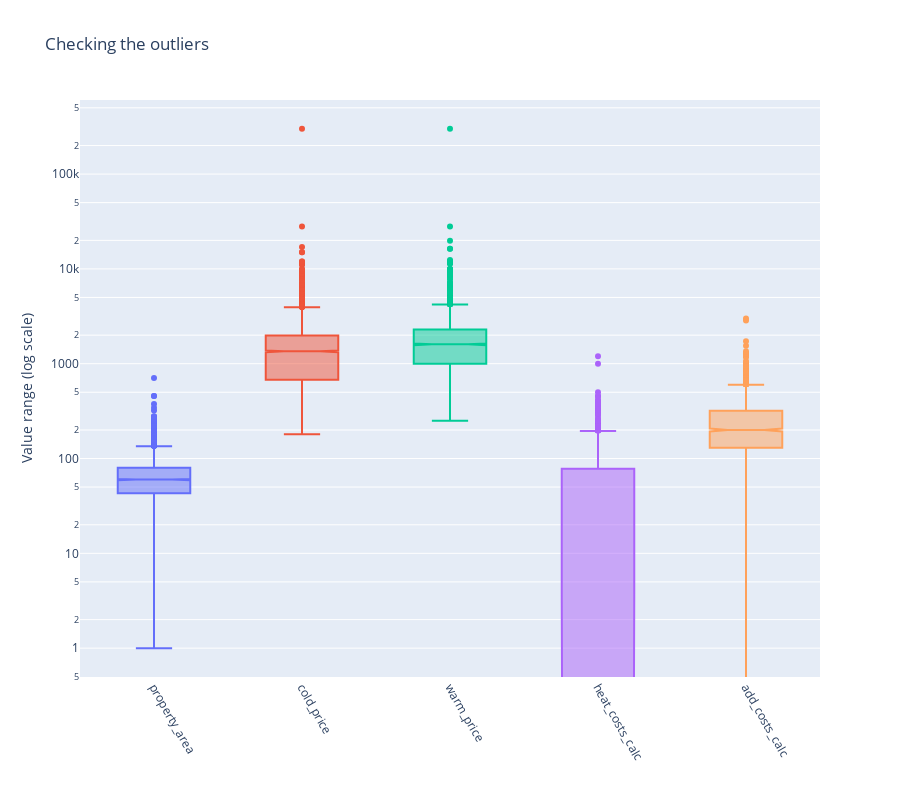

The code cell stored with this chart in its notebook:
### Code cell
fig = px.box(df[['property_area','cold_price','warm_price','heat_costs_calc','add_costs_calc']], notched=True,  boxmode="overlay",
             title='Checking the outliers', height=800, color='variable')
fig.update_xaxes(tickangle=60)
fig.update_yaxes(type="log")
fig.update_layout(xaxis_title="", yaxis_title="Value range (log scale)")
fig.update_traces( showlegend= False)

### Figure 1 — Plotly figure (JSON) as saved in the notebook; plotly's stock layout.template omitted (floating-point values rounded to 4 significant figures; data arrays with more than 128 entries replaced by an {"elided": "..."} marker saying what was removed)
{"data": [{"alignmentgroup": "True", "hovertemplate": "variable=%{x}<br>value=%{y}<extra></extra>", "legendgroup": "property_area", "marker": {"color": "#636efa"}, "name": "property_area", "notched": true, "offsetgroup": "property_area", "orientation": "v", "showlegend": false, "type": "box", "x": {"elided": "4073 str values"}, "x0": " ", "xaxis": "x", "y": {"elided": "4073 float values"}, "y0": " ", "yaxis": "y"}, {"alignmentgroup": "True", "hovertemplate": "variable=%{x}<br>value=%{y}<extra></extra>", "legendgroup": "cold_price", "marker": {"color": "#EF553B"}, "name": "cold_price", "notched": true, "offsetgroup": "cold_price", "orientation": "v", "showlegend": false, "type": "box", "x": {"elided": "4073 str values"}, "x0": " ", "xaxis": "x", "y": {"elided": "4073 float values"}, "y0": " ", "yaxis": "y"}, {"alignmentgroup": "True", "hovertemplate": "variable=%{x}<br>value=%{y}<extra></extra>", "legendgroup": "warm_price", "marker": {"color": "#00cc96"}, "name": "warm_price", "notched": true, "offsetgroup": "warm_price", "orientation": "v", "showlegend": false, "type": "box", "x": {"elided": "4073 str values"}, "x0": " ", "xaxis": "x", "y": {"elided": "4073 float values"}, "y0": " ", "yaxis": "y"}, {"alignmentgroup": "True", "hovertemplate": "variable=%{x}<br>value=%{y}<extra></extra>", "legendgroup": "heat_costs_calc", "marker": {"color": "#ab63fa"}, "name": "heat_costs_calc", "notched": true, "offsetgroup": "heat_costs_calc", "orientation": "v", "showlegend": false, "type": "box", "x": {"elided": "4073 str values"}, "x0": " ", "xaxis": "x", "y": {"elided": "4073 float values"}, "y0": " ", "yaxis": "y"}, {"alignmentgroup": "True", "hovertemplate": "variable=%{x}<br>value=%{y}<extra></extra>", "legendgroup": "add_costs_calc", "marker": {"color": "#FFA15A"}, "name": "add_costs_calc", "notched": true, "offsetgroup": "add_costs_calc", "orientation": "v", "showlegend": false, "type": "box", "x": {"elided": "4073 str values"}, "x0": " ", "xaxis": "x", "y": {"elided": "4073 float values"}, "y0": " ", "yaxis": "y"}], "layout": {"boxmode": "overlay", "height": 800, "legend": {"title": {"text": "variable"}, "tracegroupgap": 0}, "title": {"text": "Checking the outliers"}, "xaxis": {"anchor": "y", "categoryarray": ["property_area", "cold_price", "warm_price", "heat_costs_calc", "add_costs_calc"], "categoryorder": "array", "domain": [0, 1], "tickangle": 60, "title": {"text": ""}}, "yaxis": {"anchor": "x", "domain": [0, 1], "title": {"text": "Value range (log scale)"}, "type": "log"}}}
